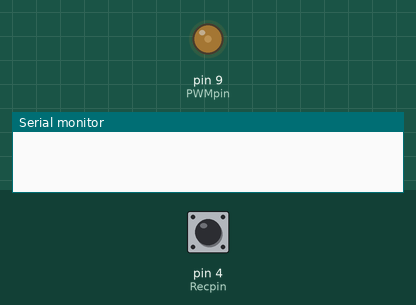
Simulated run of this sketch. Board: Arduino Uno, built with avr-gcc and run on an emulated ATmega328P. Parts: output pins drawn as LEDs (lit = HIGH), the last lines printed to the serial monitor. The inputs (shaded band) are chosen by the test bench; at power-on: pin 4 (Recpin) LOW.

Above: at 1.2 s.
1.3 s: pin 4 (Recpin) pulsed HIGH 2 times (0.12 s each, 0.3 s apart)
At 6.5 s:
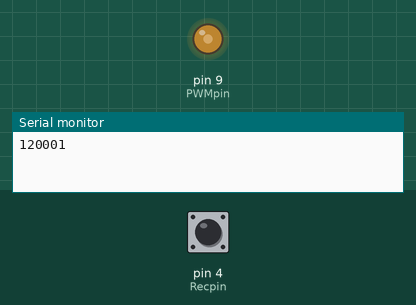
At 11.5 s:
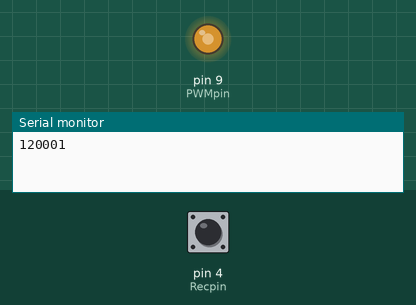
Timing chart, 0 to 17.2 s (numbered marks = the images above; inputs shaded):
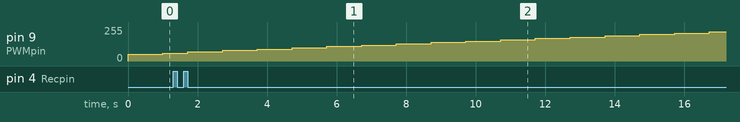

The sketch:

Gera_Captura_Sinais_PortaDigital.ino
```cpp
//O objetivo deste código é gerar um PWM pelo pino 9 e receber o valor em um pino digital, no
//caso pelo pino 4.
int Recpin = 4; //Porta responsável por ler os sinais da PWM.
int PWMpin = 9; //Porta responsável por gerar o PWM.
unsigned long taxa; //Variável responsável por memorizar o valor da PWM.
int sinal = 50; //Representa a porcentagem do sinal da PWM, que varia de 0 a 255.

void setup() {
  Serial.begin(9600); //Inicializa o SerialMonitor.
  pinMode(Recpin, INPUT); //Define o Recpin (8) como entrada que lerá os sinais.
  pinMode(PWMpin, OUTPUT); //Define o PWMpin como saída, emissor da PWM.
  //Serial.println("Início da leitura"); //Marca o início dos dados.

}

void loop() {
  //A condicional abaixo corrige o valor do sinal se maior que 255.
  if (sinal > 255){
    sinal = 50;
  }
  analogWrite(PWMpin, sinal); //Evia o valor do PWM.

  if (pulseInLong(Recpin, HIGH)){//Verifica se há sinal HIGH a ser recebido na porta.
    taxa = pulseInLong(Recpin, HIGH); //Grava o valor lido pela função pulseInLong, que
    //mede o tempo em que a entrada da porta ficou HIGH.
    Serial.println(taxa);//Exibe no SerialMonitor o tempo lido.
  }

  sinal = sinal + 10; // altera duty cycle a ser usado no proximo loop
}
```
